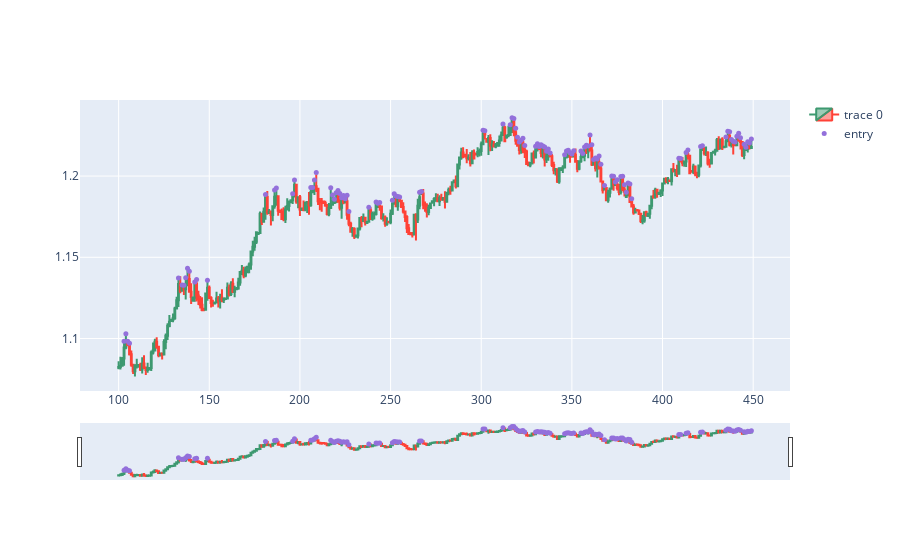

Notebook cell for this chart:
### Code cell
import plotly.graph_objects as go
from plotly.subplots import make_subplots
from datetime import datetime
st=100
dfpl = df[st:st+350]
#dfpl.reset_index(inplace=True)
fig = go.Figure(data=[go.Candlestick(x=dfpl.index,
                open=dfpl['Open'],
                high=dfpl['High'],
                low=dfpl['Low'],
                close=dfpl['Close'])])

fig.add_scatter(x=dfpl.index, y=dfpl['pointpos'], mode="markers",
                marker=dict(size=5, color="MediumPurple"),
                name="entry")

fig.show()

### Figure 1 — Plotly figure (JSON) as saved in the notebook; plotly's stock layout.template omitted (floating-point values rounded to 4 significant figures; data arrays with more than 128 entries replaced by an {"elided": "..."} marker saying what was removed)
{"data": [{"close": {"elided": "350 float values"}, "high": {"elided": "350 float values"}, "low": {"elided": "350 float values"}, "open": {"elided": "350 float values"}, "type": "candlestick", "x": {"elided": "350 int values"}}, {"marker": {"color": "MediumPurple", "size": 5}, "mode": "markers", "name": "entry", "type": "scatter", "x": {"elided": "350 int values"}, "y": {"elided": "350 float values"}}], "layout": {"autosize": true, "xaxis": {"autorange": true, "range": [79.11, 469.9], "rangeslider": {"autorange": true, "range": [79.11, 469.9], "yaxis": {"_template": null, "rangemode": "match"}}, "type": "linear"}, "yaxis": {"autorange": true, "range": [1.068, 1.25], "type": "linear"}}}
